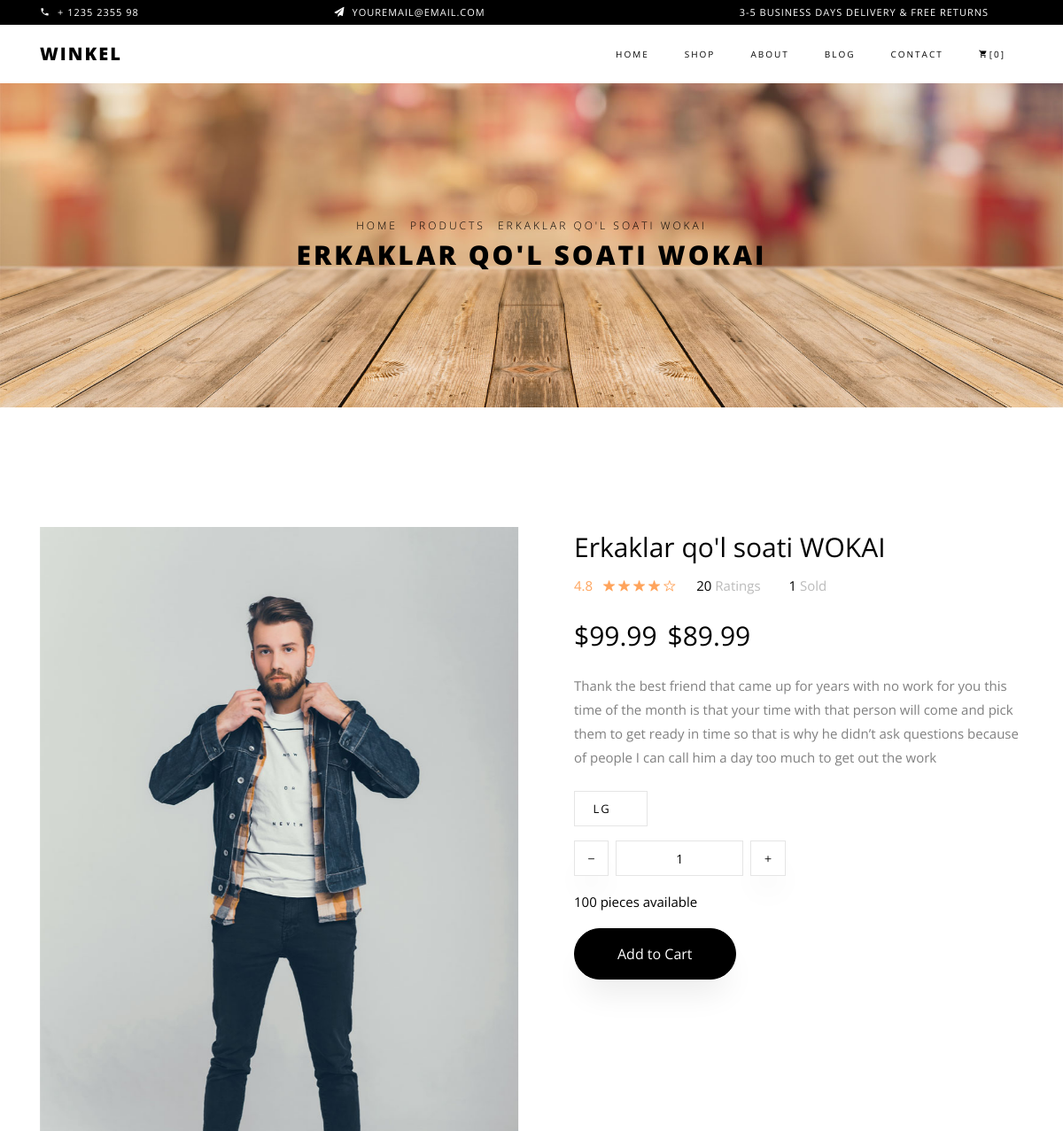
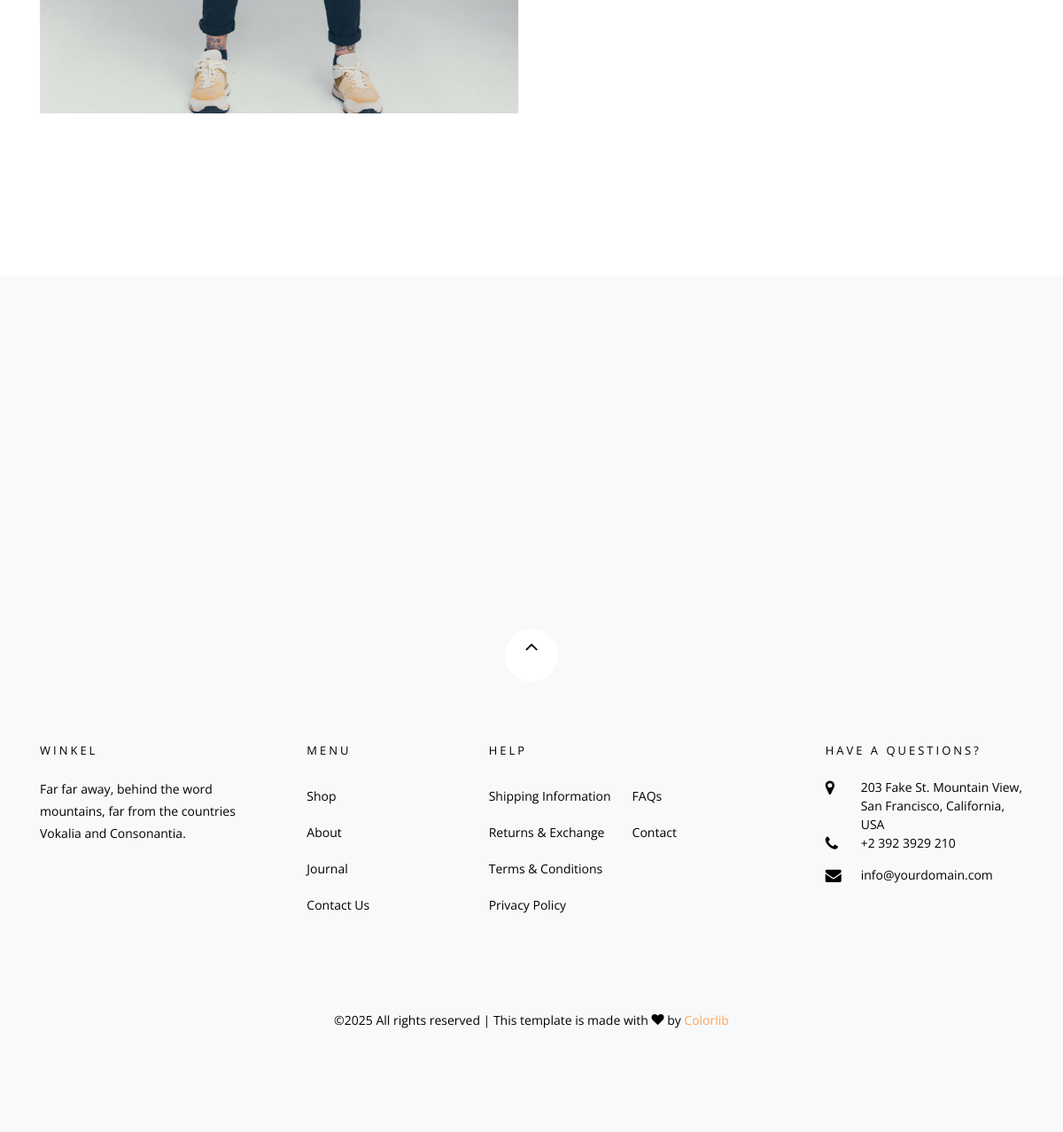
/product/soat/, run on the app's committed database (2 pictures, top to bottom).
### app/models.py (models this page shows, shortened)
class Product(models.Model):
    category = models.ForeignKey(Category, related_name='products', on_delete=models.CASCADE)
    name = models.CharField(max_length=200)
    slug = models.SlugField(unique=True, blank=True)
    image = models.ImageField(upload_to='products/', blank=True, null=True)
    description = models.TextField()
    price = models.DecimalField(max_digits=10, decimal_places=2)
    discount_price = models.DecimalField(max_digits=10, decimal_places=2, blank=True, null=True)
    stock = models.PositiveIntegerField()
    sizes = models.CharField(max_length=100, blank=True)
    rating = models.FloatField(default=0.0)
    ratings_count = models.PositiveIntegerField(default=0)
    sold_count = models.PositiveIntegerField(default=0)
    created_at = models.DateTimeField(auto_now_add=True)
    updated_at = models.DateTimeField(auto_now=True)

### app/views.py (the view)
# urls.py: path('product/<slug:slug>/', views.product_detail, name='product_detail'),
def product_detail(request, slug):
    product = get_object_or_404(Product, slug=slug)
    related_products = Product.objects.filter(category=product.category).exclude(slug=slug)[:4]
    if request.method == 'POST':
        form = CartItemForm(request.POST)
        if form.is_valid():
            cart = get_cart(request)
            quantity = form.cleaned_data['quantity']
            size = form.cleaned_data['size']
            CartItem.objects.create(cart=cart, product=product, quantity=quantity, size=size)
            messages.success(request, f"{product.name} added to cart!")
            return redirect('cart')
    else:
        form = CartItemForm(initial={'quantity': 1, 'size': product.sizes.split(',')[0] if product.sizes else ''})
    context = {
        'product': product,
        'related_products': related_products,
        'form': form,
    }
    return render(request, 'product_detail.html', context)

### app/forms.py
class CartItemForm(forms.Form):
    quantity = forms.IntegerField(min_value=1, widget=forms.NumberInput(attrs={'class': 'form-control', 'min': '1'}))
    size = forms.CharField(max_length=50, required=False, widget=forms.Select(attrs={'class': 'form-control'}))

### app/templatetags/shop_filters.py (called while the page is built)
@register.filter
def split(value, delimiter):
    try:
        return value.split(delimiter)
    except (AttributeError, TypeError):
        return []

### templates/product_detail.html (shortened to what this page needs)
{% extends 'base.html' %}
{% load static %}
{% load shop_filters %}
{% block content %}
<div class="hero-wrap hero-bread" style="background-image: url('{% static 'images/bg_6.jpg' %}');">
    <div class="container">
        <div class="row no-gutters slider-text align-items-center justify-content-center">
            <div class="col-md-9 ftco-animate text-center">
                <p class="breadcrumbs">
                    <span class="mr-2"><a href="{% url 'home' %}">Home</a></span>
                    <span class="mr-2"><a href="{% url 'products' %}">Products</a></span>
                    <span>{{ product.name }}</span>
                </p>
                <h1 class="mb-0 bread">{{ product.name }}</h1>
            </div>
        </div>
    </div>
</div>
<section class="ftco-section">
    <div class="container">
        <div class="row">
            <div class="col-lg-6 mb-5 ftco-animate">
                <a href="{% if product.image %}{{ product.image.url }}{% else %}{% static 'images/product-1.jpg' %}{% endif %}" class="image-popup">
                    <img src="{% if product.image %}{{ product.image.url }}{% else %}{% static 'images/product-1.jpg' %}{% endif %}" class="img-fluid" alt="{{ product.name }}">
                </a>
            </div>
            <div class="col-lg-6 product-details pl-md-5 ftco-animate">
                <h3>{{ product.name }}</h3>
                <div class="rating d-flex">
                    <p class="text-left mr-4">
                        <a href="#" class="mr-2">{{ product.rating|floatformat:1 }}</a>
                        {% for i in "12345" %}
                        <a href="#"><span class="ion-ios-star{% if product.rating < forloop.counter %}-outline{% endif %}"></span></a>
                        {% endfor %}
                    </p>
                    <p class="text-left mr-4">
                        <a href="#" class="mr-2" style="color: #000;">{{ product.ratings_count }} <span style="color: #bbb;">Ratings</span></a>
                    </p>
                    <p class="text-left">
                        <a href="#" class="mr-2" style="color: #000;">{{ product.sold_count }} <span style="color: #bbb;">Sold</span></a>
                    </p>
                </div>
                <p class="price">
                    {% if product.discount_price %}
                    <span class="mr-2 price-dc">${{ product.price|floatformat:2 }}</span>
                    <span class="price-sale">${{ product.discount_price|floatformat:2 }}</span>
                    {% else %}
                    <span>${{ product.price|floatformat:2 }}</span>
                    {% endif %}
                </p>
                <p>{{ product.description }}</p>
                <div class="row mt-4">
                    <div class="col-md-6">
                        <div class="form-group d-flex">
                            <div class="select-wrap">
                                <select name="size" id="product-size" class="form-control">
                                    {% for size in product.sizes|split:"," %}
                                    <option value="{{ size }}">{{ size }}</option>
                                    {% endfor %}
                                </select>
                            </div>
                        </div>
                    </div>
                    <div class="input-group col-md-6 d-flex mb-3">
                        <span class="input-group-btn mr-2">
                            <button type="button" class="quantity-left-minus btn" data-type="minus" data-field="">
                                <i class="ion-ios-remove"></i>
                            </button>
                        </span>
                        <input type="text" id="quantity" name="quantity" class="form-control input-number" value="1" min="1" max="{{ product.stock }}">
                        <span class="input-group-btn ml-2">
                            <button type="button" class="quantity-right-plus btn" data-type="plus" data-field="">
                                <i class="ion-ios-add"></i>
                            </button>
                        </span>
                    </div>
                    <div class="col-md-12">
                        <p style="color: #000;">{{ product.stock }} pieces available</p>
                    </div>
                </div>
                <p><a href="#" class="btn btn-black py-3 px-5">Add to Cart</a></p>
            </div>
        </div>
    </div>
</section>
<section class="ftco-section bg-light">
    <div class="container">
        <div class="row justify-content-center mb-3 pb-3">
        </div>
    </div>
</section>
{% endblock %}

### templates/base.html (shortened to what this page needs)
{% load static %}
<!DOCTYPE html>
<html lang="en">
  <head>
    <link rel="stylesheet" href="{% static 'css/open-iconic-bootstrap.min.css' %}">
    <link rel="stylesheet" href="{% static 'css/animate.css' %}">
    <link rel="stylesheet" href="{% static 'css/owl.carousel.min.css' %}">
    <link rel="stylesheet" href="{% static 'css/owl.theme.default.min.css' %}">
    <link rel="stylesheet" href="{% static 'css/magnific-popup.css' %}">
    <link rel="stylesheet" href="{% static 'css/aos.css' %}">
    <link rel="stylesheet" href="{% static 'css/ionicons.min.css' %}">
    <link rel="stylesheet" href="{% static 'css/bootstrap-datepicker.css' %}">
    <link rel="stylesheet" href="{% static 'css/jquery.timepicker.css' %}">
    <link rel="stylesheet" href="{% static 'css/flaticon.css' %}">
    <link rel="stylesheet" href="{% static 'css/icomoon.css' %}">
    <link rel="stylesheet" href="{% static 'css/style.css' %}">
  </head>
<body class="goto-here">
	<div class="py-1 bg-black">
   	    <div class="container">
      		<div class="row no-gutters d-flex align-items-start align-items-center px-md-0">
 	    		<div class="col-lg-12 d-block">
    		    		<div class="row d-flex">
   		    			<div class="col-md pr-4 d-flex topper align-items-center">
  					    	<div class="icon mr-2 d-flex justify-content-center align-items-center"><span class="icon-phone2"></span></div>
  						    <span class="text">+ 1235 2355 98</span>
   					    </div>
   					    <div class="col-md pr-4 d-flex topper align-items-center">
  					    	<div class="icon mr-2 d-flex justify-content-center align-items-center"><span class="icon-paper-plane"></span></div>
  						    <span class="text">youremail@email.com</span>
   					    </div>
   					    <div class="col-md-5 pr-4 d-flex topper align-items-center text-lg-right">
  						    <span class="text">3-5 Business days delivery &amp; Free Returns</span>
   					    </div>
    				    </div>
 			    </div>
            </div>
        </div>
	</div>
	<nav class="navbar navbar-expand-lg navbar-dark ftco_navbar bg-dark ftco-navbar-light" id="ftco-navbar">
   	    <div class="container">
 	      <a class="navbar-brand" href="/">Winkel</a>
 	      <div class="collapse navbar-collapse" id="ftco-nav">
   	        <ul class="navbar-nav ml-auto">
 	          <li class="nav-item active"><a href="/" class="nav-link">Home</a></li>
 	          <li class="nav-item dropdown">
                <a class="nav-link" href="{% url 'products' %}">Shop</a>
              </li>
 	          <li class="nav-item"><a href="{% url 'about' %}" class="nav-link">About</a></li>
 	          <li class="nav-item"><a href="{% url 'blogs' %}" class="nav-link">Blog</a></li>
 	          <li class="nav-item"><a href="{% url 'contact' %}" class="nav-link">Contact</a></li>
 	          <li class="nav-item cta cta-colored"><a href="cart.html" class="nav-link"><span class="icon-shopping_cart"></span>[0]</a></li>
   	        </ul>
 	      </div>
   	    </div>
   	</nav>
	{% block content %}{% endblock %}
	<footer class="ftco-footer bg-light ftco-section">
        <div class="container">
            <div class="row">
            <div class="mouse">
                <a href="#" class="mouse-icon">
                <div class="mouse-wheel">
                    <span class="ion-ios-arrow-up"></span>
                </div>
                </a>
            </div>
            </div>
            <div class="row mb-5">
            <div class="col-md">
                <div class="ftco-footer-widget mb-4">
                <h2 class="ftco-heading-2">Winkel</h2>
                <p>Far far away, behind the word mountains, far from the countries Vokalia and Consonantia.</p>
                <ul class="ftco-footer-social list-unstyled float-md-left float-lft mt-5">
                </ul>
                </div>
            </div>
            <div class="col-md">
                <div class="ftco-footer-widget mb-4 ml-md-5">
                <h2 class="ftco-heading-2">Menu</h2>
                <ul class="list-unstyled">
                    <li><a href="#" class="py-2 d-block">Shop</a></li>
                    <li><a href="#" class="py-2 d-block">About</a></li>
                    <li><a href="#" class="py-2 d-block">Journal</a></li>
                    <li><a href="#" class="py-2 d-block">Contact Us</a></li>
                </ul>
                </div>
            </div>
            <div class="col-md-4">
                <div class="ftco-footer-widget mb-4">
                <h2 class="ftco-heading-2">Help</h2>
                <div class="d-flex">
                    <ul class="list-unstyled mr-l-5 pr-l-3 mr-4">
                    <li><a href="#" class="py-2 d-block">Shipping Information</a></li>
                    <li><a href="#" class="py-2 d-block">Returns &amp; Exchange</a></li>
                    <li><a href="#" class="py-2 d-block">Terms &amp; Conditions</a></li>
                    <li><a href="#" class="py-2 d-block">Privacy Policy</a></li>
                    </ul>
                    <ul class="list-unstyled">
                    <li><a href="#" class="py-2 d-block">FAQs</a></li>
                    <li><a href="#" class="py-2 d-block">Contact</a></li>
                    </ul>
                </div>
                </div>
            </div>
            <div class="col-md">
                <div class="ftco-footer-widget mb-4">
                <h2 class="ftco-heading-2">Have a Questions?</h2>
                <div class="block-23 mb-3">
                    <ul>
                    <li><span class="icon icon-map-marker"></span><span class="text">203 Fake St. Mountain View, San Francisco, California, USA</span></li>
                    <li><a href="#"><span class="icon icon-phone"></span><span class="text">+2 392 3929 210</span></a></li>
                    <li><a href="#"><span class="icon icon-envelope"></span><span class="text">info@yourdomain.com</span></a></li>
                    </ul>
                </div>
                </div>
            </div>
            </div>
            <div class="row">
            <div class="col-md-12 text-center">
                <p>
                &copy;<script>document.write(new Date().getFullYear());</script> All rights reserved |
                This template is made with <i class="icon-heart color-danger" aria-hidden="true"></i>
                by <a href="https://colorlib.com" target="_blank">Colorlib</a>
                </p>
            </div>
            </div>
        </div>
    </footer>
</body>
</html>

### static/css/icomoon.css (style rules this page uses)
[class^="icon-"], [class*=" icon-"] { font-family: 'icomoon' !important; speak: none; font-style: normal; font-weight: normal; font-variant: normal; text-transform: none; line-height: 1; -webkit-font-smoothing: antialiased; -moz-osx-font-smoothing: grayscale; }
.icon-heart:before { content: "\f004"; }
.icon-map-marker:before { content: "\f041"; }
.icon-phone:before { content: "\f095"; }
.icon-envelope:before { content: "\f0e0"; }
.icon-paper-plane:before { content: "\f1d8"; }
.icon-phone2:before { content: "\e0cd"; }
.icon-shopping_cart:before { content: "\e8cc"; }

### data on the page
Product: name "ERKAKLAR QO'L SOATI WOKAI", name "Erkaklar qo'l soati WOKAI", rating "4.8", ratings_count "20", sold_count "1", price "99.99", discount_price "89.99", description "Thank the best friend that came up for years with no work for you this time of the month is that your time with that person will come and pick them to get ready in time so that is why he didn’t ask questions because of people I can call him a day too much to get out the work", size "LG", stock "100"
